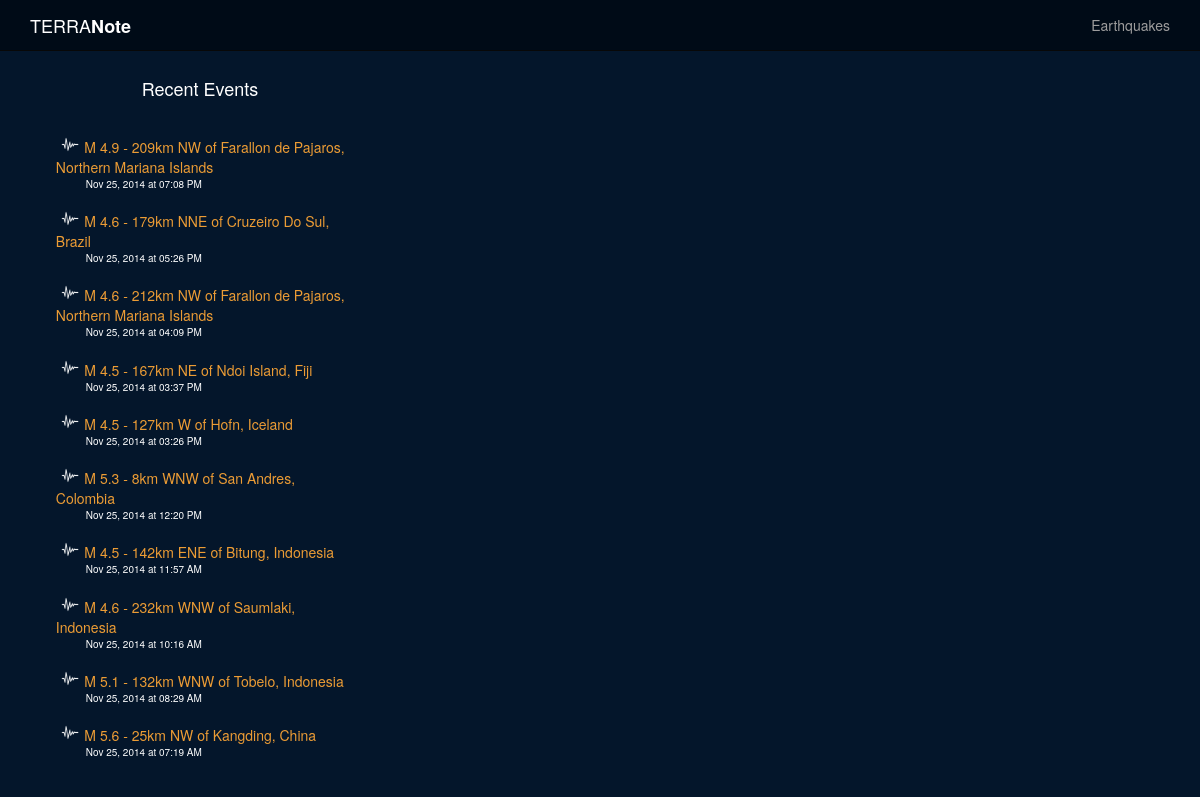
The page / on the database its author committed.
### model.py (models this page shows)
class Quake(Base):
    __tablename__ = "quakes"
    quake_id = Column(String(50), primary_key = True)
    quake_title = Column(String, nullable = False)
    quake_type = Column(String(25), nullable = False)
    magnitude = Column(Float, nullable = False)
    place = Column(String, nullable = False)
    latitude = Column(Float, nullable = False)
    longitude = Column(Float, nullable = False)
    depth = Column(Float, nullable = False)
    quake_datetime = Column(DateTime, nullable = False)
    url = Column(String, nullable = False)
    seismictype = Column(String, nullable = False)
    status = Column(String, nullable = False)
    felt = Column(Integer, nullable = True)
    tsunami = Column(Integer, nullable = True)
    recordtime = Column(DateTime, nullable = False)

### note.py (the view)
@app.route("/")
def home_map():
	topten = db_session.query(Quake).order_by(Quake.quake_datetime.desc()).limit(10)
	cols = Quake.__table__.columns
	json_compiled = {}
	for quake in topten:
		json_compiled[quake.quake_id] = {}
		json_compiled[quake.quake_id]['lat'] = quake.latitude
		json_compiled[quake.quake_id]['lng'] = quake.longitude
		json_compiled[quake.quake_id]['title'] = quake.quake_title
	print json_compiled
	recent_quakes = db_session.query(Quake).order_by(Quake.quake_datetime.desc()).limit(10)
	return render_template("home.html", recent_quakes=recent_quakes, top_ten=json_compiled)

### templates/home.html (shortened to what this page needs)
{% extends 'base.html' %}
{% block body %}
<div class="col-sm-4" class="event-list">
	<div class="col-sm-1"></div>
		<div class="col-sm-10" class="event-list" id="userpoint">
			<div class="row">
				<div id="recent-events">Recent Events</div>
			</div>
			<div class="row">
				{% for quake in recent_quakes %}
					<div class="quake-list">
						<img class="small-icon" src="/static/images/quake-icon.png"/>
						<div class="recent-title"><a href="/quakes/{{ quake.quake_id }}">{{ quake.quake_title }}</a></div>
						<div class="recent-datetime">{{ quake.quake_datetime.strftime('%b %d, %Y at %I:%M %p') }}</div>
					</div>
				{% endfor %}
			</div>
		</div>
	<div class="col-sm-1"></div>
</div>
<div class="col-sm-8" class="event-map" id="ten-map">
</div>
{% endblock %}

### static/note.css (style rules this page uses)
body { background-color: #04162b; color: #FFFFFF }
.quake-list { padding-left: 10px; padding-bottom: 10px; padding-top:10px; color: #FFFFFF; }
#ten-map { height:720px; width:1040px; }
img.small-icon { height: 15px; padding-left: 5px; padding-right: 5px; float: left; }
.recent-title { font-size: 14px; text-decoration: none; color: #ec9c35; }
.recent-datetime { font-size: 10px; padding-left: 30px; }
#recent-events { font-size: 18px; text-align: center; padding-top: 25px; padding-bottom: 25px; }
a { color:inherit; text-decoration: none; }

### rows shown on the page
Quake: quake_title "M 4.9 - 209km NW of Farallon de Pajaros, Northern Mariana Islands", quake_datetime "Nov 25, 2014 at 07:08 PM"
Quake: quake_title "M 4.6 - 179km NNE of Cruzeiro Do Sul, Brazil", quake_datetime "Nov 25, 2014 at 05:26 PM"
Quake: quake_title "M 4.6 - 212km NW of Farallon de Pajaros, Northern Mariana Islands", quake_datetime "Nov 25, 2014 at 04:09 PM"
Quake: quake_title "M 4.5 - 167km NE of Ndoi Island, Fiji", quake_datetime "Nov 25, 2014 at 03:37 PM"
Quake: quake_title "M 4.5 - 127km W of Hofn, Iceland", quake_datetime "Nov 25, 2014 at 03:26 PM"
Quake: quake_title "M 5.3 - 8km WNW of San Andres, Colombia", quake_datetime "Nov 25, 2014 at 12:20 PM"
Quake: quake_title "M 4.5 - 142km ENE of Bitung, Indonesia", quake_datetime "Nov 25, 2014 at 11:57 AM"
Quake: quake_title "M 4.6 - 232km WNW of Saumlaki, Indonesia", quake_datetime "Nov 25, 2014 at 10:16 AM"
Quake: quake_title "M 5.1 - 132km WNW of Tobelo, Indonesia", quake_datetime "Nov 25, 2014 at 08:29 AM"
Quake: quake_title "M 5.6 - 25km NW of Kangding, China", quake_datetime "Nov 25, 2014 at 07:19 AM"
